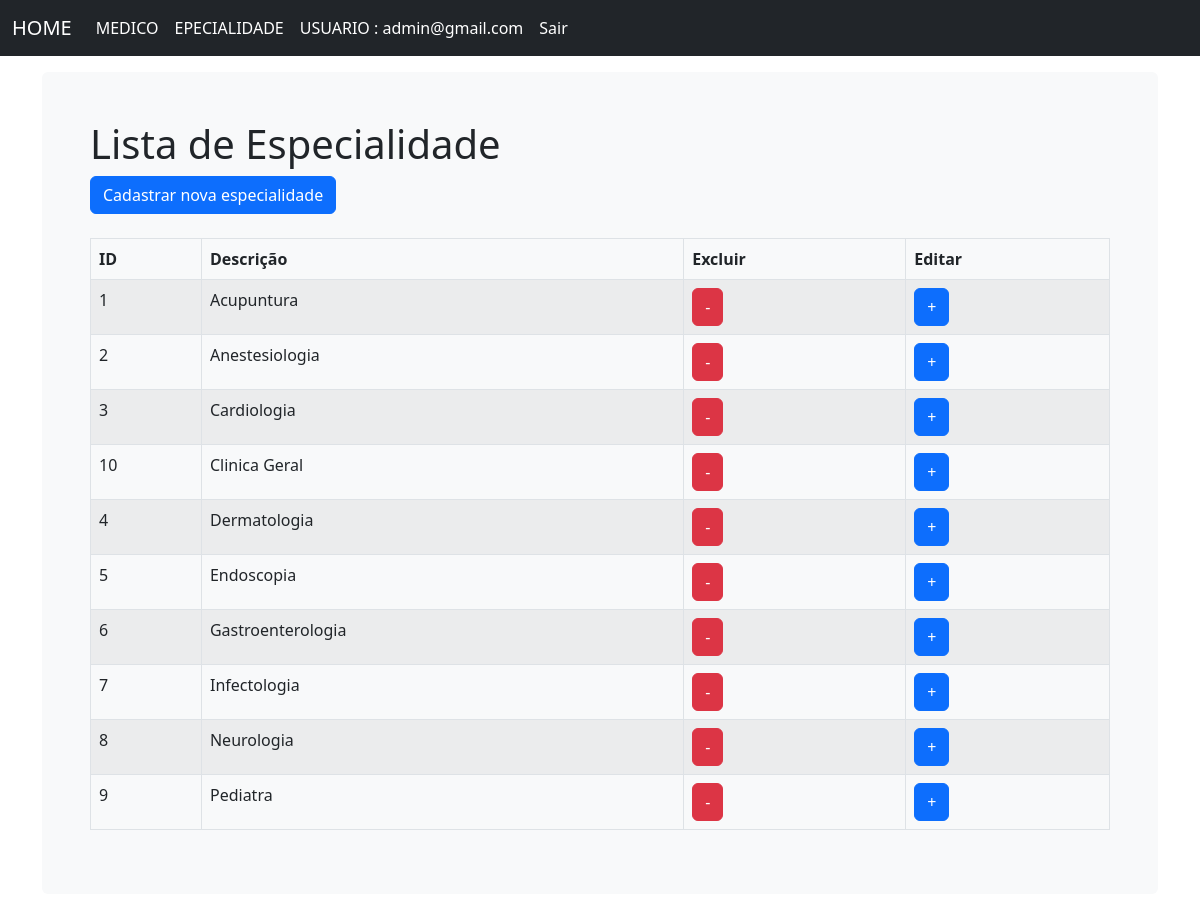
Page /especialidades.php (signed in) on the committed database.
### tables this page shows
CREATE TABLE `especialidade` (
  `id` int(11) NOT NULL,
  `descricao` varchar(100) NOT NULL
);

### funcao.php (called while the page is built, shortened)
<?php
  function getConnection() {
    try {
        $conexao = new PDO('mysql:host=localhost;dbname=webII;port=3306', "root", "");
        return $conexao;
    } catch (PDOException $e) {
        print "Error!: " . $e->getMessage() . "<br/>";
        die();
    }
  }
  function getEspecialidades() {
    $conexao = getConnection();
    $sql = "SELECT * FROM especialidade ORDER BY descricao";
    $sentenca = $conexao->query($sql, PDO::FETCH_ASSOC);
    $dados = $sentenca->fetchAll();
    return $dados;
  }
 ?>

### especialidades.php (the view, shortened to what this page needs)
<?php
  include_once "funcao.php";
 ?>
 <!doctype html>
 <html lang="en">
   <head>
 <link href="https://cdn.jsdelivr.net/npm/bootstrap@5.2.2/dist/css/bootstrap.min.css" rel="stylesheet">
   </head>
   <body>
       <?php
         include_once "menu.php";
        ?>
 <main class="container">
   <div class="bg-light p-5 rounded">
     <h1>Lista de Especialidade</h1>
     <a href="frmEspecialidade.php" class="btn btn-primary">Cadastrar nova especialidade</a>
     <br>
     <table class="table table-striped table-bordered">
      <br>
       <thead>
         <tr>
           <th>ID</th>
           <th>Descrição</th>
           <th>Excluir</th>
           <th>Editar</th>
         </tr>
       </thead>
     <tbody>
       <?php
         $especialidades = getEspecialidades();
         foreach ($especialidades as $especialidade) {
           echo "
           <tr>
              <td>{$especialidade['id']}</td>
              <td>{$especialidade['descricao']}</td>
              <td><a href='excluirEspecialidade.php?id={$especialidade['id']}' class='btn btn-danger'>-</a></td>
              <td><a href='editarEspecialidade.php?id={$especialidade['id']}' class='btn btn-primary'>+</a></td>
           </tr>";
         }
        ?>
     </tbody>
   </table>
   </div>
 </main>
   </body>
 </html>

### menu.php (shortened to what this page needs)
<?php
include_once "funcao.php";
?>
<nav class="navbar navbar-expand-md navbar-dark fixed-top bg-dark">
  <div class="container-fluid">
    <a class="navbar-brand" href="index.php">HOME</a>
    <div class="collapse navbar-collapse" id="navbarCollapse">
      <ul class="navbar-nav me-auto mb-2 mb-md-0">
        <li class="nav-item">
          <a class="nav-link active" aria-current="page" href="medicos.php">MEDICO</a>
        </li>
        <li class="nav-item">
          <a class="nav-link active" aria-current="page" href="especialidades.php">EPECIALIDADE</a>
        </li>
        <li class="nav-item" style="position: right;">
          <a class="nav-link active" aria-current="page" href="index.php">USUARIO : <?php $usuario = $_SESSION['usuario'];
                                                                                    echo $usuario['email'];
                                                                                    ?></a>
        </li>
        <li class="nav-item">
          <a class="nav-link active" aria-current="page" href="logout.php">Sair</a>
        </li>
      </ul>
    </div>
  </div>
</nav>

### especialidades.php (style rules this page uses)
body { min-height: 75rem; padding-top: 4.5rem; }

### rows in the picture
especialidade: id "1", descricao "Acupuntura"
especialidade: id "2", descricao "Anestesiologia"
especialidade: id "3", descricao "Cardiologia"
especialidade: id "10", descricao "Clinica Geral"
especialidade: id "4", descricao "Dermatologia"
especialidade: id "5", descricao "Endoscopia"
especialidade: id "6", descricao "Gastroenterologia"
especialidade: id "7", descricao "Infectologia"
especialidade: id "8", descricao "Neurologia"
especialidade: id "9", descricao "Pediatra"

### other values in the picture
$usuario['email'] "admin@gmail.com"
